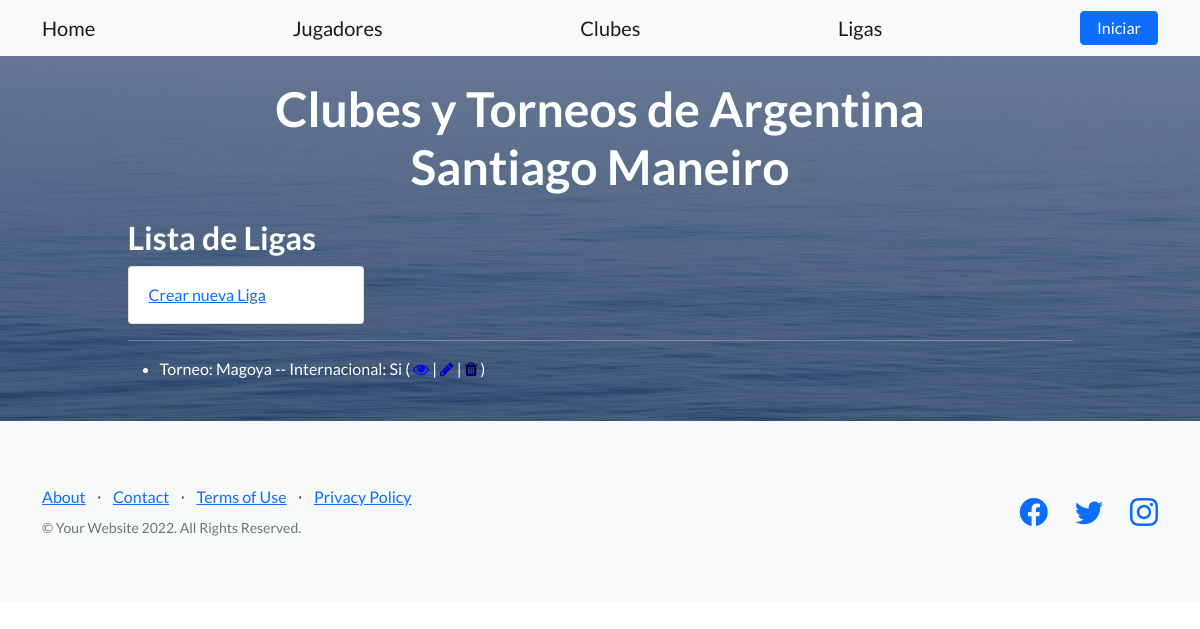
/app_jugadores/ligas, run on an earlier commit of the app's database.
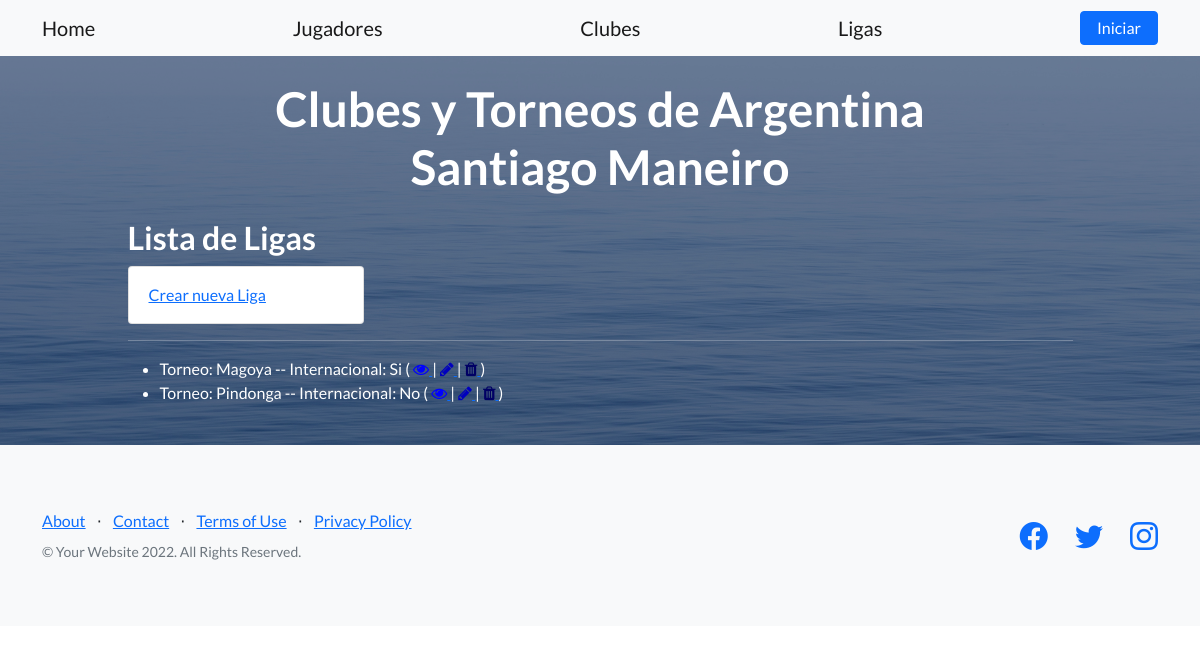
And on a later commit of the database.
### app_jugadores/models.py (models this page shows)
class Liga(models.Model):
    torneo = models.CharField(max_length=40)
    equipos = models.IntegerField()
    internacional = models.BooleanField()
    def __str__(self):
        es_internacional = 'Si' if self.internacional else 'No'
        return f'Torneo: {self.torneo} -- Internacional: {es_internacional}'

### app_jugadores/views.py (the view)
# urls.py: path('ligas', views.liga, name='Liga'),
def liga(request):
    liga = Liga.objects.all()
    context_dict = {
        'liga': liga
    }
    return render(
        request=request,
        context=context_dict,
        template_name="ligas.html"
    )

### app_jugadores/templates/ligas.html
{% extends "index.html" %}
{% load static %}
{% block content %}
<h2>Lista de Ligas</h2>
<a class="card_custom" href="{% url 'ligas-add' %}">Crear nueva Liga</a>
<hr></hr>
<ul>
    {% for ligas in liga %}
    <li>
        {{ligas}}
        (
        <a href="{% url 'ligas-detail' ligas.id %}">
            <i class="fa fa-eye" style="color: rgb(0, 0, 255);"> </i>
        </a>
        |
        <a href="{% url 'ligas-update' ligas.id %}">
            <i class="fa fa-pencil" style="color: rgb(0, 0, 190);"> </i>
        </a>
        |
        <a href="{% url 'ligas-delete' ligas.id %}">
            <i class="fa fa-trash" style="color: rgb(0, 0, 100);"> </i>
        </a>
        )
    </li>
    {% endfor %}
</ul>
{% endblock %}

What changed in the data, as far as the page shows it:
added Liga: internacional+torneo "Torneo: Pindonga -- Internacional: No"
